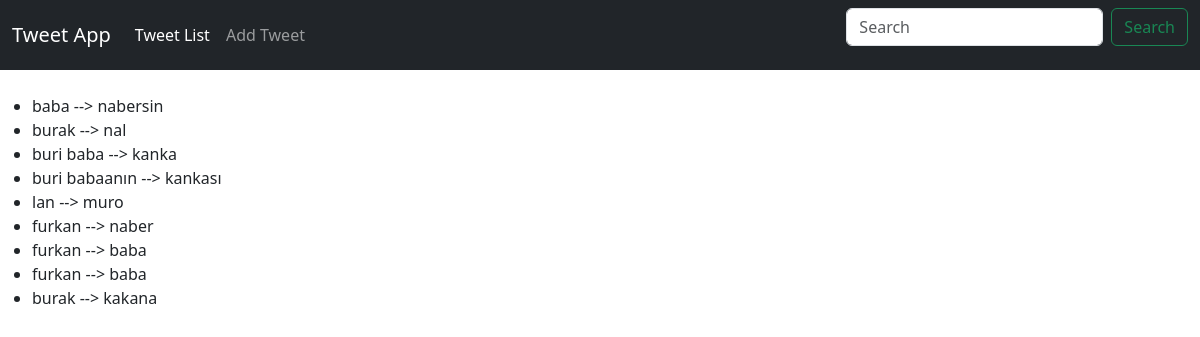
/tweetapp/list_tweet/, run on the app's committed database.
### tweetapp/models.py (models this page shows, shortened)
class Tweets(models.Model):
    nickname = models.CharField(max_length=50)
    tweet = models.CharField(max_length=100)

### tweetapp/views.py (the view)
# urls.py: path('list_tweet/',views.list_tweet, name='list_tweet' ), #burakuyanik/tweetapp/list_tweet
def list_tweet(request):
    all_tweets = models.Tweets.objects.all()
    tweets_dict = {'all_tweets': all_tweets }
    return render(request, "tweetapp/list_tweet.html",context=tweets_dict)

### tweetapp/templates/tweetapp/list_tweet.html (shortened to what this page needs)
{% extends 'base.html' %}
{% block content %}
    <ul>
    {% for tweets in all_tweets %}
    	<li>{{tweets.nickname}} --> {{ tweets.tweet }}</li>
    {% endfor %}
    </ul>
{% endblock %}

### templates/base.html (shortened to what this page needs)
<html lang="en">
<head>
    <link href="https://cdn.jsdelivr.net/npm/bootstrap@5.3.3/dist/css/bootstrap.min.css" rel="stylesheet">
</head>
<body>
<nav class="navbar navbar-expand-md navbar-dark bg-dark mb-4">
  <div class="container-fluid">
    <a class="navbar-brand" href="#">Tweet App</a>
    <div class="collapse navbar-collapse" id="navbarCollapse">
      <ul class="navbar-nav me-auto mb-2 mb-md-0">
        <li class="nav-item">
          <a class="nav-link active" aria-current="page" href="{% url 'tweetapp:list_tweet' %}">Tweet List</a>
        </li>
        <li class="nav-item">
          <a class="nav-link" href="{% url 'tweetapp:add_tweet' %}">Add Tweet</a>
        </li>
      </ul>
      <form class="d-flex" role="search">
        <input class="form-control me-2" type="search" placeholder="Search" aria-label="Search">
        <button class="btn btn-outline-success" type="submit">Search</button>
      </form>
    </div>
  </div>
</nav>
{% block content %}
{% endblock %}
</body>
</html>

### data on the page
Tweets: nickname "baba", tweet "nabersin"
Tweets: nickname "burak", tweet "nal"
Tweets: nickname "buri baba", tweet "kanka"
Tweets: nickname "buri babaanın", tweet "kankası"
Tweets: nickname "lan", tweet "muro"
Tweets: nickname "furkan", tweet "naber"
Tweets: nickname "furkan", tweet "baba"
Tweets: nickname "furkan", tweet "baba"
Tweets: nickname "burak", tweet "kakana"
